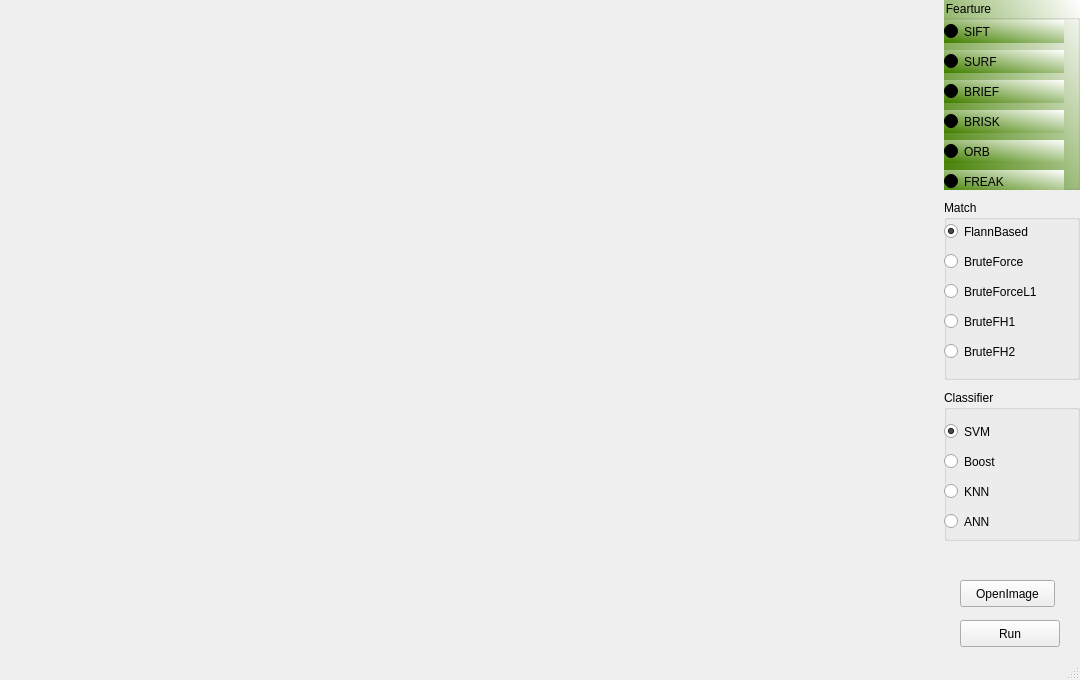
<?xml version="1.0" encoding="UTF-8"?>
<ui version="4.0">
 <class>GodEye</class>
 <widget class="QMainWindow" name="GodEye">
  <property name="geometry">
   <rect>
    <x>0</x>
    <y>0</y>
    <width>1080</width>
    <height>680</height>
   </rect>
  </property>
  <property name="windowTitle">
   <string>GodEye</string>
  </property>
  <property name="windowIcon">
   <iconset resource="resources.qrc">
    <normaloff>:/form/mainwin/resources/20150207051709200_easyicon_net_32.ico</normaloff>:/form/mainwin/resources/20150207051709200_easyicon_net_32.ico</iconset>
  </property>
  <property name="styleSheet">
   <string notr="true">background-image: url(:/form/mainwin/resources/bg.jpg);</string>
  </property>
  <widget class="QWidget" name="centralWidget">
   <widget class="QLabel" name="srcImgLabel">
    <property name="geometry">
     <rect>
      <x>0</x>
      <y>0</y>
      <width>472</width>
      <height>657</height>
     </rect>
    </property>
    <property name="text">
     <string/>
    </property>
   </widget>
   <widget class="QLabel" name="resultImgLable">
    <property name="geometry">
     <rect>
      <x>472</x>
      <y>0</y>
      <width>472</width>
      <height>657</height>
     </rect>
    </property>
    <property name="text">
     <string/>
    </property>
   </widget>
   <widget class="QPushButton" name="runButton">
    <property name="geometry">
     <rect>
      <x>960</x>
      <y>620</y>
      <width>100</width>
      <height>27</height>
     </rect>
    </property>
    <property name="text">
     <string>Run</string>
    </property>
    <property name="icon">
     <iconset resource="resources.qrc">
      <normaloff>:/form/mainwin/resources/20150207055222880_easyicon_net_64.ico</normaloff>:/form/mainwin/resources/20150207055222880_easyicon_net_64.ico</iconset>
    </property>
    <property name="iconSize">
     <size>
      <width>26</width>
      <height>26</height>
     </size>
    </property>
   </widget>
   <widget class="QGroupBox" name="featureBox">
    <property name="geometry">
     <rect>
      <x>944</x>
      <y>0</y>
      <width>136</width>
      <height>190</height>
     </rect>
    </property>
    <property name="styleSheet">
     <string notr="true">background-color: qlineargradient(spread:pad, x1:0, y1:0.948864, x2:1, y2:0, stop:0 rgba(67, 128, 0, 255), stop:1 rgba(255, 255, 255, 255));
</string>
    </property>
    <property name="title">
     <string>Fearture</string>
    </property>
    <widget class="QRadioButton" name="sift">
     <property name="geometry">
      <rect>
       <x>0</x>
       <y>20</y>
       <width>120</width>
       <height>23</height>
      </rect>
     </property>
     <property name="text">
      <string>SIFT</string>
     </property>
     <property name="checked">
      <bool>true</bool>
     </property>
    </widget>
    <widget class="QRadioButton" name="surf">
     <property name="geometry">
      <rect>
       <x>0</x>
       <y>50</y>
       <width>120</width>
       <height>23</height>
      </rect>
     </property>
     <property name="text">
      <string>SURF</string>
     </property>
    </widget>
    <widget class="QRadioButton" name="brief">
     <property name="geometry">
      <rect>
       <x>0</x>
       <y>80</y>
       <width>120</width>
       <height>23</height>
      </rect>
     </property>
     <property name="text">
      <string>BRIEF</string>
     </property>
    </widget>
    <widget class="QRadioButton" name="brisk">
     <property name="geometry">
      <rect>
       <x>0</x>
       <y>110</y>
       <width>120</width>
       <height>23</height>
      </rect>
     </property>
     <property name="text">
      <string>BRISK</string>
     </property>
    </widget>
    <widget class="QRadioButton" name="orb">
     <property name="geometry">
      <rect>
       <x>0</x>
       <y>140</y>
       <width>120</width>
       <height>23</height>
      </rect>
     </property>
     <property name="text">
      <string>ORB</string>
     </property>
    </widget>
    <widget class="QRadioButton" name="freak">
     <property name="geometry">
      <rect>
       <x>0</x>
       <y>170</y>
       <width>120</width>
       <height>23</height>
      </rect>
     </property>
     <property name="text">
      <string>FREAK</string>
     </property>
    </widget>
   </widget>
   <widget class="QGroupBox" name="matchBox">
    <property name="geometry">
     <rect>
      <x>944</x>
      <y>200</y>
      <width>136</width>
      <height>180</height>
     </rect>
    </property>
    <property name="title">
     <string>Match</string>
    </property>
    <widget class="QRadioButton" name="flann">
     <property name="geometry">
      <rect>
       <x>0</x>
       <y>20</y>
       <width>120</width>
       <height>23</height>
      </rect>
     </property>
     <property name="text">
      <string>FlannBased</string>
     </property>
     <property name="checked">
      <bool>true</bool>
     </property>
    </widget>
    <widget class="QRadioButton" name="brute">
     <property name="geometry">
      <rect>
       <x>0</x>
       <y>50</y>
       <width>120</width>
       <height>23</height>
      </rect>
     </property>
     <property name="text">
      <string>BruteForce</string>
     </property>
    </widget>
    <widget class="QRadioButton" name="brute1">
     <property name="geometry">
      <rect>
       <x>0</x>
       <y>80</y>
       <width>120</width>
       <height>23</height>
      </rect>
     </property>
     <property name="text">
      <string>BruteForceL1</string>
     </property>
    </widget>
    <widget class="QRadioButton" name="bruteH1">
     <property name="geometry">
      <rect>
       <x>0</x>
       <y>110</y>
       <width>120</width>
       <height>23</height>
      </rect>
     </property>
     <property name="text">
      <string>BruteFH1</string>
     </property>
    </widget>
    <widget class="QRadioButton" name="bruteH2">
     <property name="geometry">
      <rect>
       <x>0</x>
       <y>140</y>
       <width>120</width>
       <height>23</height>
      </rect>
     </property>
     <property name="text">
      <string>BruteFH2</string>
     </property>
    </widget>
   </widget>
   <widget class="QPushButton" name="imgButton">
    <property name="geometry">
     <rect>
      <x>960</x>
      <y>580</y>
      <width>95</width>
      <height>27</height>
     </rect>
    </property>
    <property name="text">
     <string>OpenImage</string>
    </property>
   </widget>
   <widget class="QGroupBox" name="classifierBox">
    <property name="geometry">
     <rect>
      <x>944</x>
      <y>390</y>
      <width>136</width>
      <height>151</height>
     </rect>
    </property>
    <property name="title">
     <string>Classifier</string>
    </property>
    <widget class="QRadioButton" name="svm">
     <property name="geometry">
      <rect>
       <x>0</x>
       <y>30</y>
       <width>113</width>
       <height>23</height>
      </rect>
     </property>
     <property name="text">
      <string>SVM</string>
     </property>
     <property name="checked">
      <bool>true</bool>
     </property>
    </widget>
    <widget class="QRadioButton" name="boost">
     <property name="geometry">
      <rect>
       <x>0</x>
       <y>60</y>
       <width>113</width>
       <height>23</height>
      </rect>
     </property>
     <property name="text">
      <string>Boost</string>
     </property>
    </widget>
    <widget class="QRadioButton" name="knn">
     <property name="geometry">
      <rect>
       <x>0</x>
       <y>90</y>
       <width>113</width>
       <height>23</height>
      </rect>
     </property>
     <property name="text">
      <string>KNN</string>
     </property>
    </widget>
    <widget class="QRadioButton" name="ann">
     <property name="geometry">
      <rect>
       <x>0</x>
       <y>120</y>
       <width>113</width>
       <height>23</height>
      </rect>
     </property>
     <property name="text">
      <string>ANN</string>
     </property>
    </widget>
   </widget>
  </widget>
  <widget class="QStatusBar" name="statusBar"/>
 </widget>
 <layoutdefault spacing="6" margin="11"/>
 <resources>
  <include location="resources.qrc"/>
 </resources>
 <connections/>
</ui>
